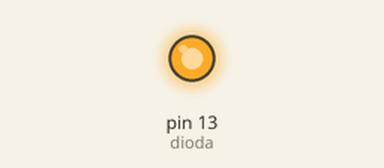
Recording of a sketch running on a simulated Arduino Uno, built with avr-gcc and run on an emulated ATmega328P. Parts: output pins drawn as LEDs (lit = HIGH).

Above: at 0.15 s.
At 15.3 s:
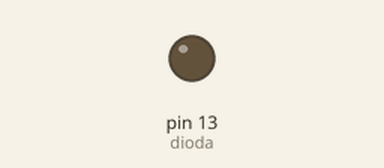
Timing chart, 0 to 22.8 s (numbered marks = the images above):
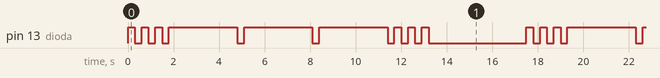

The sketch:

dioda.ino
```cpp
int dioda = 13;
int czas = 300;
int czas2 = 3000;
void setup() {
  pinMode(dioda, OUTPUT);
}
void loop () {
  for (int i = 0; i < 3; i++) {
    digitalWrite(dioda, HIGH);
    delay(czas);
    digitalWrite(dioda, LOW);
    delay(czas);
    }

for (int i = 0; i < 3; i++) {
  digitalWrite(dioda,HIGH);
  delay(czas2);
  digitalWrite(dioda,LOW);
  delay(czas);
  }

for (int i = 0; i < 3; i++) {
  digitalWrite(dioda,HIGH);
  delay(czas);
  digitalWrite(dioda,LOW);
  delay(czas);
  }


  delay(4000);
}
```

Measured:
- by itself, pin 13 (dioda): repeats every 17.5 s: 2 × (LOW 0.30 s, HIGH 0.30 s), 3 × (LOW 0.30 s, HIGH 3.0 s), 3 × (LOW 0.30 s, HIGH 0.30 s), LOW 4.3 s, HIGH 0.30 s
- by itself, everything shown: repeats every 17.5 s, in 18 steps
